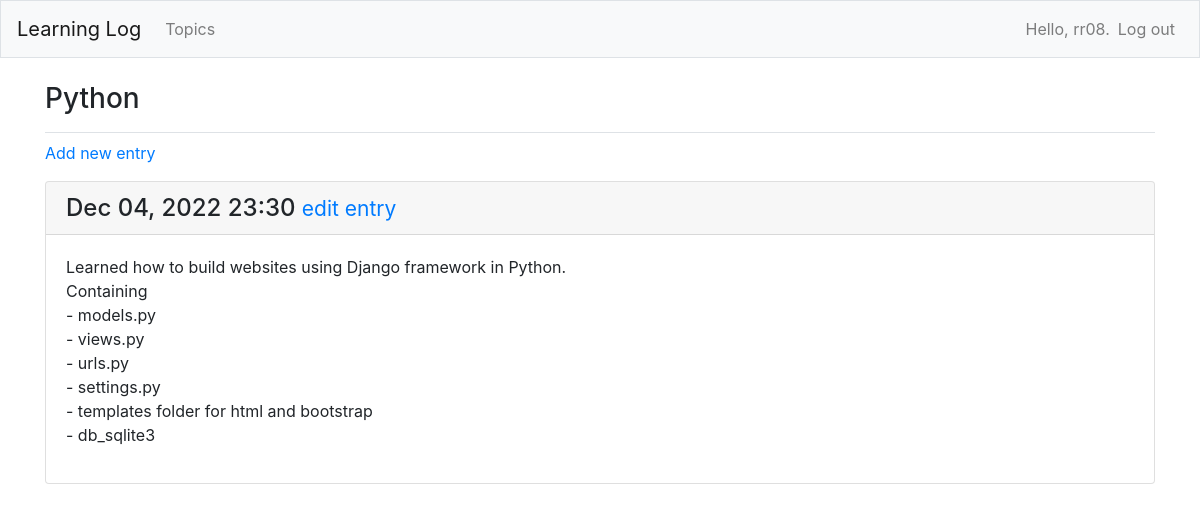
The app's page /topics/4/ (signed in), older data.
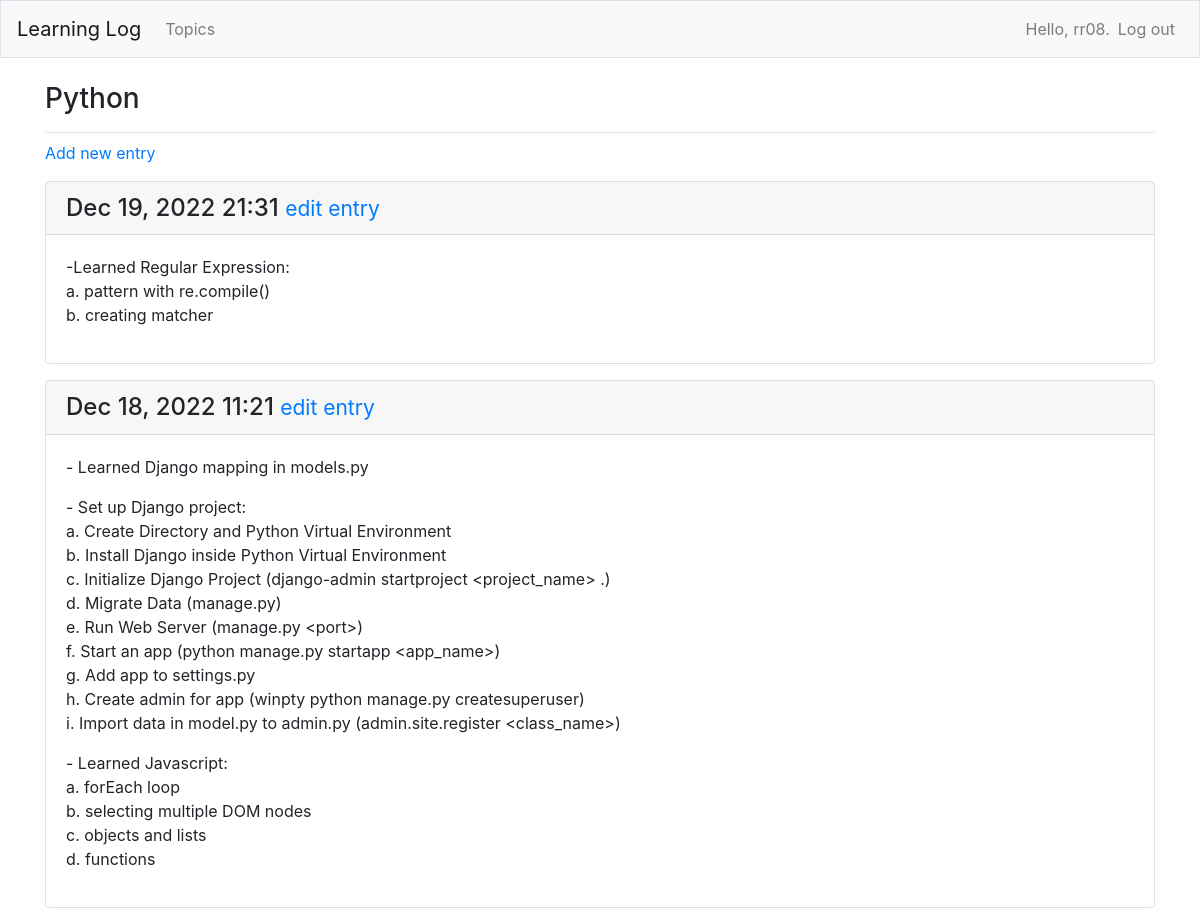
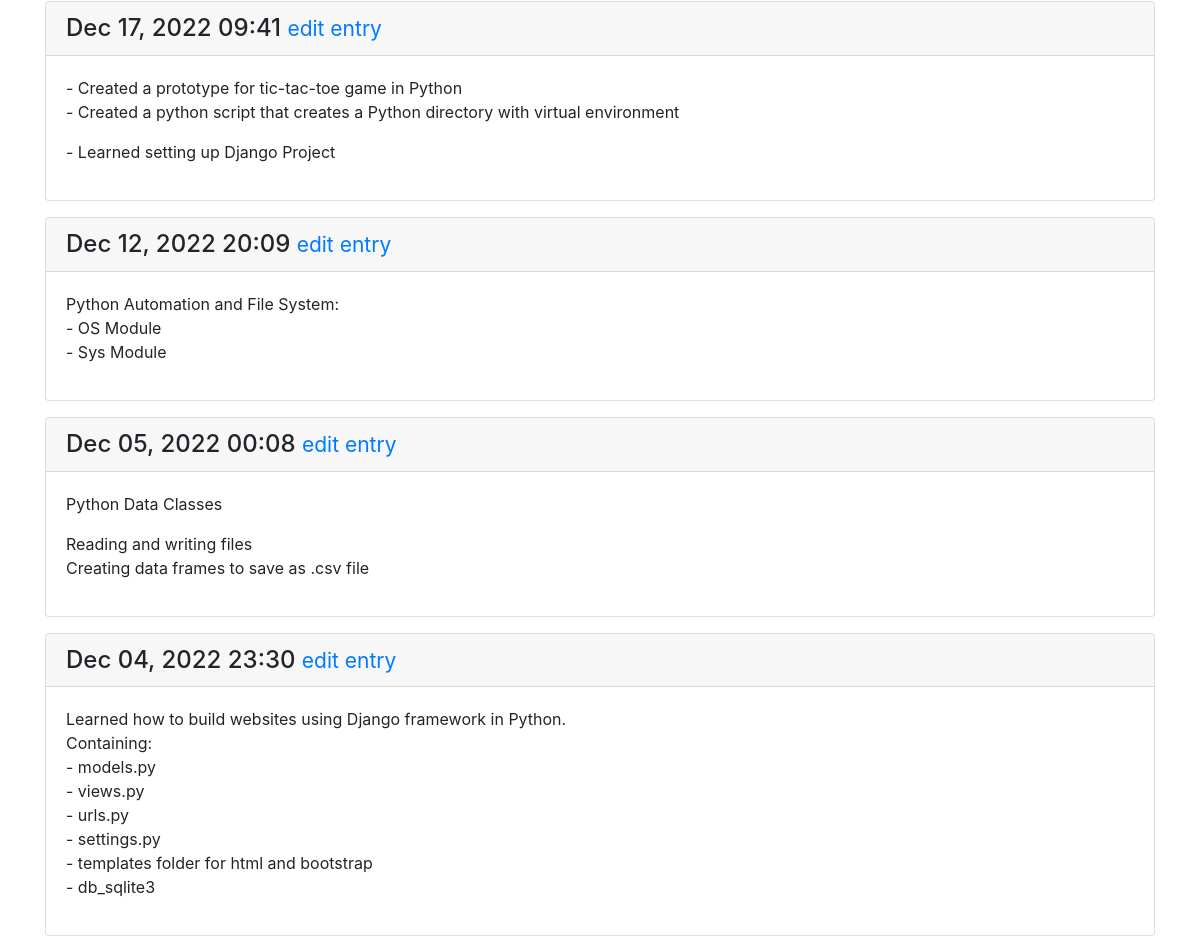
The same page, newer data (2 pictures, top to bottom).
### learning_logs/models.py (models this page shows, shortened)
class Topic(models.Model):
    text = models.CharField(max_length=200)
    date_added = models.DateTimeField(auto_now_add=True)
    owner = models.ForeignKey(User, on_delete=models.CASCADE)
    def __str__(self):
        return self.text

class Entry(models.Model):
    topic = models.ForeignKey(Topic, on_delete=models.CASCADE)
    text = models.TextField()
    date_added = models.DateTimeField(auto_now_add=True)
    class Meta:
        verbose_name_plural = 'entries'

### learning_logs/views.py (the view)
# urls.py: path('topics/<int:topic_id>/', views.topic, name='topic'),
@login_required
def topic(request, topic_id):
    topic = Topic.objects.get(id=topic_id)
    if topic.owner != request.user:
        raise Http404
    entries = topic.entry_set.order_by('-date_added')
    context = {'topic': topic, 'entries': entries}
    return render(request, 'learning_logs/topic.html', context)

### learning_logs/templates/learning_logs/topic.html
{% extends 'learning_logs/base.html' %}
{% block page_header %}
  <h3>{{ topic }}</h3>
{% endblock page_header %}
{% block content %}
  <p>
    <a href="{% url 'learning_logs:new_entry' topic.id %}">Add new entry</a>
  </p>
  {% for entry in entries %}
    <div class="card mb-3">
      <h4 class="card-header">
        {{ entry.date_added|date:'M d, Y H:i' }}
        <small><a href="{% url 'learning_logs:edit_entry' entry.id %}">
            edit entry</a></small>
      </h4>
      <div class="card-body">
        {{ entry.text|linebreaks }}
      </div>
    </div>
  {% empty %}
    <p>There are no entries for this topic yet.</p>
  {% endfor %}
{% endblock content %}

### learning_logs/templates/learning_logs/base.html (shortened to what this page needs)
{% load bootstrap4 %}
<html>
<html lang="en">
<head>
  {% bootstrap_css %}
</head>
<body>
  <nav class="navbar navbar-expand-md navbar-light bg-light mb-4 border">
    <a class="navbar-brand" href="{% url 'learning_logs:index'%}">
        Learning Log</a>
    <div class="collapse navbar-collapse" id="navbarCollapse">
      <ul class="navbar-nav mr-auto">
        <li class="nav-item">
          <a class="nav-link" href="{% url 'learning_logs:topics'%}">
              Topics</a></li>
      </ul>
      <ul class="navbar-nav ml-auto">
        {% if user.is_authenticated %}
          <li class="nav-item">
            <span class="navbar-text">Hello, {{ user.username }}.</span>
          </li>
          <li class="nav-item">
            <a class="nav-link" href="{% url 'users:logout' %}">Log out</a>
          </li>
        {% else %}
          <li class="nav-item">
            <a class="nav-link" href="{% url 'users:register' %}">Register</a>
          </li>
          <li class="nav-item">
            <a class="nav-link" href="{% url 'users:login' %}">Log in</a></li>
        {% endif %}
      </ul>
    </div>
  </nav>
  <main role="main" class="container">
    <div class="pb-2 mb-2 border-bottom">
      {% block page_header %}{% endblock page_header %}
    </div>
    <div>
      {% block content %}{% endblock content %}
    </div>
  </main>
</body>
</html>

Row changes from the older to the newer data that the page shows:
added Entry: date_added "Dec 19, 2022 21:31", text "-Learned Regular Expression: a. pattern with re.compile() b. creating matcher"
added Entry: date_added "Dec 18, 2022 11:21", text "- Learned Django mapping in models.py - Set up Django project: a. Create Directory and Python Virtual Environment b. Install Django inside Python Virtual Environment c. Initialize Django Project (django-admin startproject <project_name> .) d. Migrate Data (manage.py) e. Run Web Server (manage.py <port>) f. Start an app (python manage.py startapp <app_name>) g. Add app to settings.py h. Create admin for app (winpty python manage.py createsuperuser) i. Import data in model.py to admin.py (admin.site.register <class_name>) - Learned Javascript: a. forEach loop b. selecting multiple DOM nodes c. objects and lists d. functions"
added Entry: date_added "Dec 17, 2022 09:41", text "- Created a prototype for tic-tac-toe game in Python - Created a python script that creates a Python directory with virtual environment - Learned setting up Django Project"
added Entry: date_added "Dec 12, 2022 20:09", text "Python Automation and File System: - OS Module - Sys Module"
added Entry: date_added "Dec 05, 2022 00:08", text "Python Data Classes Reading and writing files Creating data frames to save as .csv file"
changed Entry: text "…Django framework in Python. Containing - models.py - views.py…" → "…Django framework in Python. Containing: - models.py - views.py…"
